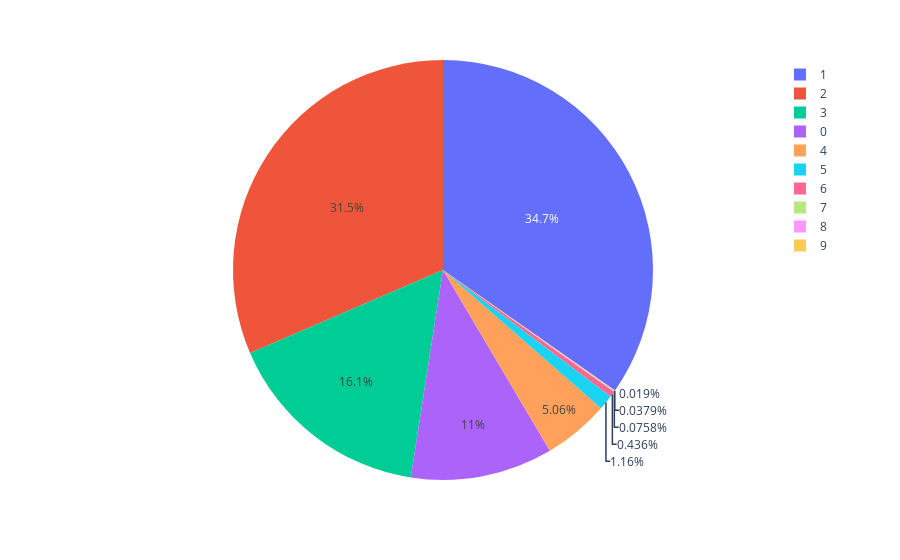

Notebook cell for this chart:
### Code cell
fig = px.pie(beds, names = 'index', values = 'beds')
fig.show()

### Figure 1 — Plotly figure (JSON) as saved in the notebook; plotly's stock layout.template omitted (floating-point values rounded to 4 significant figures)
{"data": [{"domain": {"x": [0, 1], "y": [0, 1]}, "hovertemplate": "index=%{label}<br>beds=%{value}<extra></extra>", "labels": [1, 2, 3, 0, 4, 5, 6, 7, 8, 9], "legendgroup": "", "name": "", "showlegend": true, "type": "pie", "values": [1832, 1660, 849, 578, 267, 61, 23, 4, 2, 1]}], "layout": {"legend": {"tracegroupgap": 0}, "margin": {"t": 60}}}
